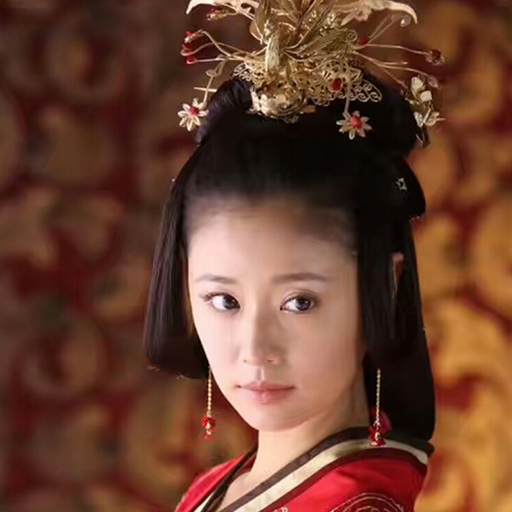
#> input picture examples/test.jpg, 512 x 512 px
$ python -i temp_files.py   (imports and definitions only)
#> lines starting #> are read from the running program, lines starting #| are printed output that depends on the picture
from __future__ import annotations

import hashlib
import os
import shutil
import uuid
from io import BytesIO
from pathlib import Path
from typing import Any, Callable

import numpy as np
from PIL import Image, ImageOps

import folder_paths


GJJ_TEMP_SUBFOLDER = "GJJ"
GJJ_PREVIEW_CACHE_SUBFOLDER = "GJJ/PreviewCache"
GJJ_PREVIEW_MAX_EDGE = 512
GJJ_PREVIEW_JPEG_QUALITY = 82
_IMAGE_SUFFIXES = {".png", ".jpg", ".jpeg", ".webp", ".bmp", ".gif", ".tif", ".tiff", ".avif"}


# [10 lines left out: functions gjjutils_temp_root, gjjutils_preview_cache_root, not called in this run]


def gjjutils_hash_bytes(content: bytes) -> str:
    return hashlib.sha256(content).hexdigest()


# [9 lines left out: function gjjutils_hash_file, not called in this run]


def gjjutils_hash_pil_image(image: Image.Image, mode: str = "RGBA") -> tuple[str, Image.Image]:
    normalized_mode = str(mode or "RGBA").upper()
    normalized = ImageOps.exif_transpose(image).convert(normalized_mode)
    digest = hashlib.sha256()
    digest.update(f"{normalized_mode}:{normalized.width}x{normalized.height}:".encode("ascii"))
    digest.update(normalized.tobytes())
    return digest.hexdigest(), normalized


# [232 lines left out: functions _prepare_pil_image_for_format, gjjutils_temp_path, gjjutils_unique_temp_path, _atomic_write_bytes, gjjutils_temp_image_preview_filename, _attach_jpeg_preview_metadata and 6 more, not called in this run]


def gjjutils_write_temp_pil_image(
    image: Image.Image,
    *,
    format: str = "PNG",
    suffix: str = ".png",
    media_type: str = "image",
) -> dict[str, Any]:
    normalized_format = str(format or "PNG").upper()
    digest, normalized = gjjutils_hash_pil_image(image)
    clean_suffix = str(suffix or ".png").strip()
    if not clean_suffix.startswith("."):
        clean_suffix = f".{clean_suffix}"
    filename = f"{digest}{clean_suffix.lower()}"
    path = gjjutils_temp_path(filename)
    needs_write = not path.exists()
    if not needs_write and clean_suffix.lower() in {".jpg", ".jpeg"}:
        # Older PNG previews used <hash>.jpg, which collides with a later JPG
        # original containing the same pixels. Repair that stale 512px preview
        # instead of treating it as the immutable full-resolution JPG.
        try:
            with Image.open(path) as existing:
                needs_write = tuple(existing.size) != tuple(normalized.size)
        except Exception:
            needs_write = True
    if needs_write:
        buffer = BytesIO()
        encoded = _prepare_pil_image_for_format(normalized, normalized_format)
        encoded.save(buffer, format=normalized_format)
        if path.exists():
            path.unlink(missing_ok=True)
        _atomic_write_bytes(path, buffer.getvalue())
    info = {
        "filename": filename,
        "subfolder": GJJ_TEMP_SUBFOLDER,
        "type": "temp",
        "hash": digest,
        "source": "pixels",
    }
    info.update(
        {
            "format": f"image/{normalized_format.lower()}",
            "media_type": media_type,
            "width": int(normalized.width),
            "height": int(normalized.height),
        }
    )
    _attach_jpeg_preview(info, normalized)
    return info


# [153 lines left out: functions gjjutils_write_persistent_pil_image, gjjutils_write_temp_pil_sequence, gjjutils_tensor_to_pil_images, gjjutils_write_temp_tensor_images, gjjutils_write_persistent_tensor_images, gjjutils_read_temp_pil_image, not called in this run]

>>> import cv2
>>> picture = cv2.imread('../../examples/test.jpg', cv2.IMREAD_GRAYSCALE)
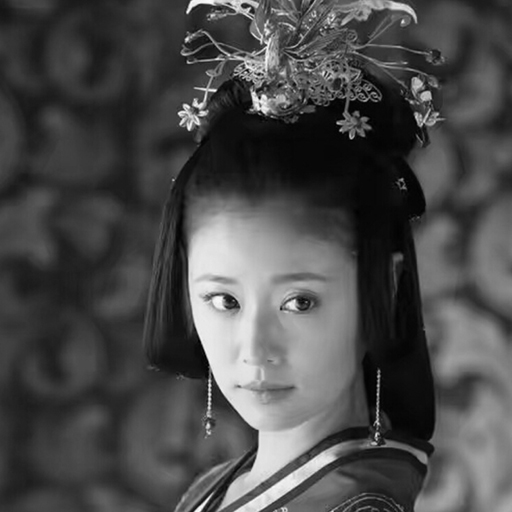
#> picture: shape (512, 512); min 0, max 251, mean 74.4
>>> result = gjjutils_write_temp_pil_image(picture)
#> (the run stopped early here; a loop or call above may not have finished)
